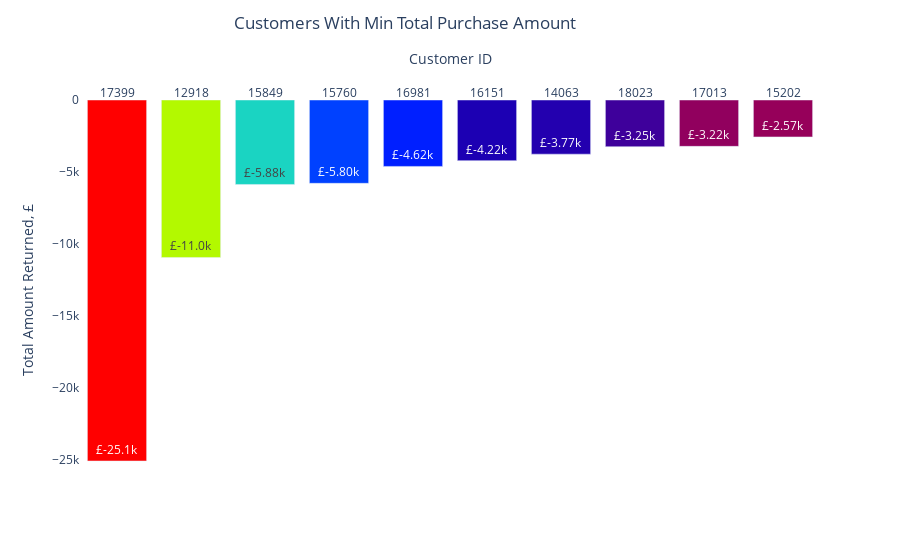

The notebook cell this image was saved under:
### Code cell
fig = go.Figure(data=[
    go.Bar(name='Customers With Min Total Purchase Amount', 
           x=retail_customers_asc['Customer ID'].astype(str), 
           y=retail_customers_asc['Total'],
           marker_opacity=1,
           hovertext=retail_customers_desc['Country'],
           marker={'color': retail_customers_desc['Total'],
                   'colorscale': 'Rainbow'}
          )
    ])
fig.update_xaxes(side="top")

fig.update_traces(texttemplate='£%{y:.3s}', textposition='inside')

fig.update_layout(title='Customers With Min Total Purchase Amount',
                  title_x=0.45,
                  title_y=0.97,
                  xaxis_title="Customer ID",
                  yaxis_title="Total Amount Returned, £",
                  plot_bgcolor='white')
fig.show()

### Figure 1 — Plotly figure (JSON) as saved in the notebook; plotly's stock layout.template omitted (floating-point values rounded to 4 significant figures)
{"data": [{"hovertext": ["United Kingdom", "Netherlands", "EIRE", "EIRE", "United Kingdom", "United Kingdom", "United Kingdom", "United Kingdom", "United Kingdom", "United Kingdom"], "marker": {"color": [341800.0, 243900.0, 183200.0, 137700.0, 128200.0, 83760.0, 82160.0, 75610.0, 55830.0, 54560.0], "colorscale": [[0, "rgb(150,0,90)"], [0.125, "rgb(0,0,200)"], [0.25, "rgb(0,25,255)"], [0.375, "rgb(0,152,255)"], [0.5, "rgb(44,255,150)"], [0.625, "rgb(151,255,0)"], [0.75, "rgb(255,234,0)"], [0.875, "rgb(255,111,0)"], [1, "rgb(255,0,0)"]], "opacity": 1}, "name": "Customers With Min Total Purchase Amount", "textposition": "inside", "texttemplate": "£%{y:.3s}", "type": "bar", "x": ["17399", "12918", "15849", "15760", "16981", "16151", "14063", "18023", "17013", "15202"], "y": [-25110.0, -10950.0, -5876.0, -5796.0, -4621.0, -4218.0, -3767.0, -3249.0, -3225.0, -2570.0]}], "layout": {"autosize": true, "plot_bgcolor": "white", "title": {"text": "Customers With Min Total Purchase Amount", "x": 0.45, "y": 0.97}, "xaxis": {"autorange": true, "range": [-0.5, 9.5], "side": "top", "title": {"text": "Customer ID"}, "type": "category"}, "yaxis": {"autorange": true, "range": [-26430.0, 0], "title": {"text": "Total Amount Returned, £"}, "type": "linear"}}}
